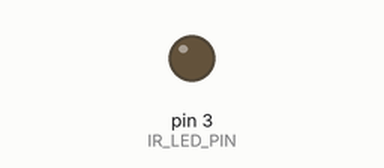
Simulated run of this sketch. Board: Arduino Uno, built with avr-gcc and run on an emulated ATmega328P. Parts: output pins drawn as LEDs (lit = HIGH). What the sketch prints to the serial monitor is not drawn.

Above: at 1.32 s.
Timing chart, 0 to 4.0 s (numbered marks = the images above):
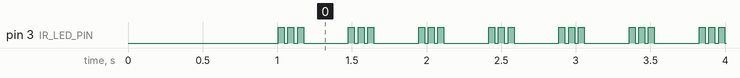

The sketch:

irsender.ino
```cpp
#include <Arduino.h>

const uint8_t IR_LED_PIN = 3;   // change to your actual pin

// Pattern: ON, OFF, ON, OFF, ON
// Total = 40 + 25 + 40 + 25 + 40 = 170 ms
const uint16_t patternDurations[] = {40, 25, 40, 25, 40};
const size_t patternLength = sizeof(patternDurations) / sizeof(patternDurations[0]);

const uint16_t cooldownMs = 300;

void sendPattern() {
    bool ledState = HIGH;   // starts ON

    for (size_t i = 0; i < patternLength; i++) {
        digitalWrite(IR_LED_PIN, ledState);
        delay(patternDurations[i]);
        ledState = !ledState;
    }

    // make sure LED stays OFF after pattern
    digitalWrite(IR_LED_PIN, LOW);
}

void setup() {
    pinMode(IR_LED_PIN, OUTPUT);
    digitalWrite(IR_LED_PIN, LOW);

    Serial.begin(115200);
    delay(1000);

    Serial.println("Fixed IR blink pattern sender started");
    Serial.println("Pattern: 40ms ON, 25ms OFF, 40ms ON, 25ms OFF, 40ms ON");
    Serial.println("Cooldown: 300 ms");
    Serial.println("Total cycle: 470 ms");
}

void loop() {
    sendPattern();
    Serial.println("Sent");
    delay(cooldownMs);
}
```

Measured:
- by itself, pin 3 (IR_LED_PIN): repeats every 0.47 s: 2 × (LOW 0.03 s, HIGH 0.04 s), LOW 0.30 s, HIGH 0.04 s
